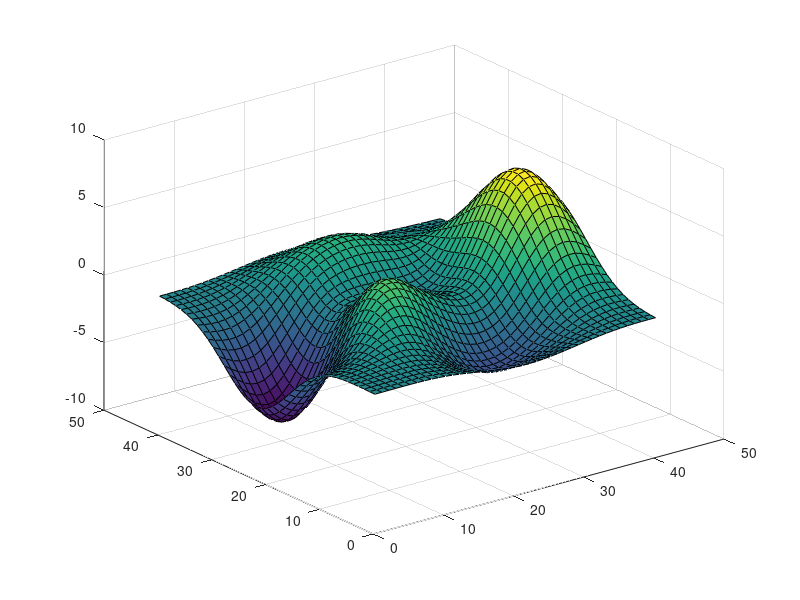

Recreate this plot in MATLAB.
%animpeaks2
% Example script to animate the peaks function
%animpeaks2.m  compare this with animpeaks1.m using the profiler
%animpeaks2 uses element wise matrix operations for the computations

%initialisation
n=-20:20;
t=1;
omega=2*pi*0.04;    %oscillation frequency for peaks function
kx=pi*0.15;         %wavenumber component for x direction
ky=pi*0.03;         %wavenumber component for y direction

nsz=size(n);
nsize=nsz(2);

%initialise the x and y matrices
for i=1:nsize
    for j=1:nsize
        x(i,j)=0.1*n(i);
        y(i,j)=0.1*n(j);
    end
end

z=zeros(nsize,nsize);
z=peaks(x,y).*cos(omega*t+kx*x+ky*y);
h=surf(z);                              %Create initial surface return a handle for this graphic
axis([0 50 0 50 -10 10]);               %define axis and keep fixed 
hold on;                                %hold the graphics

for t=0:1000
    z=peaks(x,y).*cos(omega*t+kx*x+ky*y);
    pause(0.15);
    set(h,'ZData',z)                    %reset the z data for the grahics window with grahics handle h
    drawnow
end
hold off;